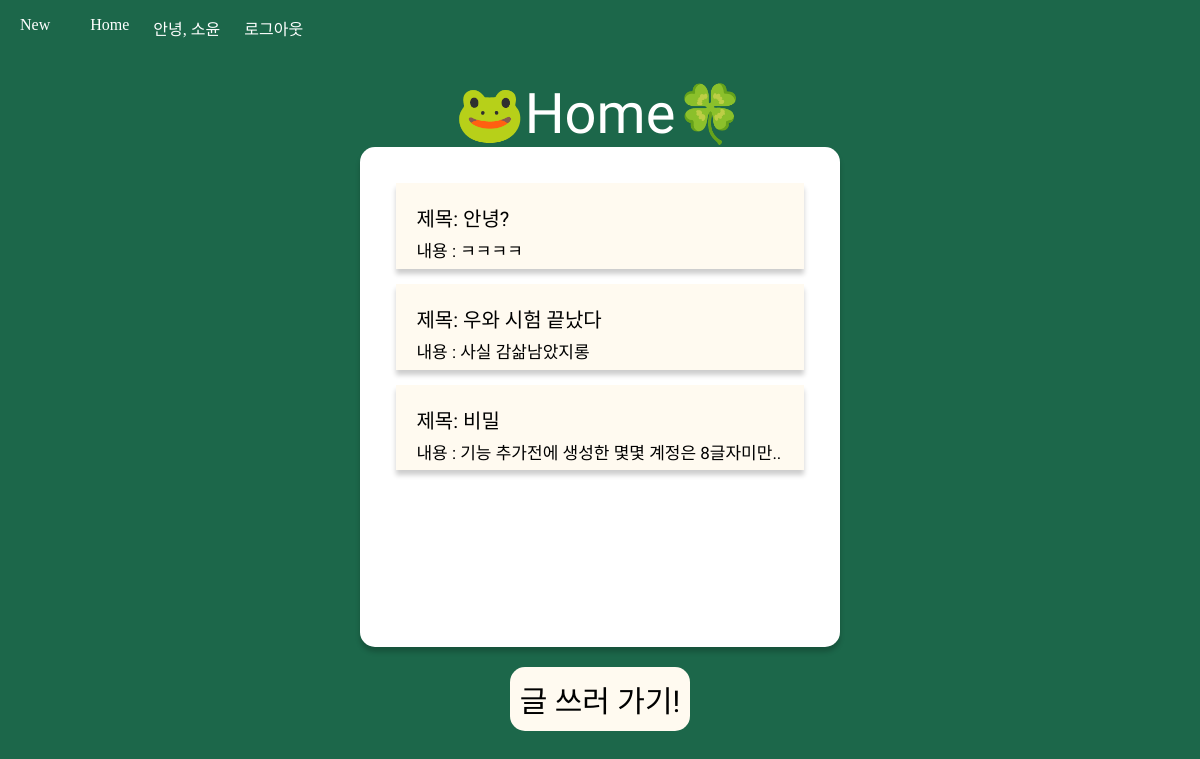
Screenshot of / (signed in) with the database file from the repository.
### app/models.py (models this page shows, shortened)
class Post(models.Model):
   title = models.CharField(max_length=50)
   content = models.TextField()
   author = models.ForeignKey(User, on_delete=models.CASCADE, related_name='posts', default=1)
   last_viewed = models.DateTimeField(auto_now_add=True)

### app/views.py (the view)
# urls.py: 2. Add a URL to urlpatterns:  path('', views.home, name='home')
def home(request):
   posts = Post.objects.all()
   return render(request, 'home.html', {'posts':posts})

### app/templates/home.html
{% extends 'base.html' %} {% block title %} 🐸Home🍀 {% endblock %} {% block css %}
{% load static %}
<link rel="stylesheet" type="text/css" href="{% static 'home.css' %}" />
{% endblock %} {% block content %}
<div class="posts_box">
  {% for post in posts %}
  <a href="{% url 'detail' post.pk %}">
    <div class="post_wrapper">
      <div class="post_title">제목: {{post.title}}</div>
      <div class="post_content">내용 : {{post.content}}</div>
    </div>
  </a>
  {% endfor %}
</div>
<a id="post-button" href="{% url 'new' %}">글 쓰러 가기!</a>
{% endblock %}

### app/templates/base.html (shortened to what this page needs)
<!DOCTYPE html>
{% load account socialaccount %}
<html lang="en">
  <head>
    {% load static %}
    <link rel="stylesheet" type="text/css" href="{% static 'base.css' %}" />
    {% block css %} {% endblock css %}
  </head>
  <body>
    <nav id="navbar">
      <ul class="navbar__menu">
        <li class="navbar__menu__item">
          <a href="{% url 'new' %}">New</a>
        </li>
        <li class="navbar__menu__item">
          <a href="{% url 'home' %}">Home</a>
        </li>
        {% if user.is_authenticated %}
        <span class="navbar__menu__item">안녕, {{user.username}}</span>
        <li class="navbar__menu__item">
          <a href="{% url 'logout'%}">로그아웃</a>
        </li>
        {% endif %}
      </ul>
    </nav>
    <div class="title">{% block title %} {% endblock title %}</div>
    <div class="container">{% block content %} {% endblock content %}</div>
  </body>
</html>

### app/static/base.css (style rules this page uses)
:root { --color-white: #ffffff; --color-dark-grey: #8f8f8f; --color-light-grey: #ebebeb; --color-blue: #668efd; --color-black: #ffffff; --font-large: 48px; --font-medium: 28px; --font-regular: 18px; --font-small: 16px; --font-micro: 14px; --weight-bold: 700; --weight-semi-bold: 500; --weight-regular: 400; --size-border-radius: 4px; }
body { margin: 0; width: 100%; background-color: rgb(0, 0, 0); }
.title { text-align: center; margin-top: 25px; font-size: 3.5rem; color: #ffffff; font-family: "Koulen", cursive; }
.container { width: 100%; display: flex; justify-content: center; }
a { text-decoration: none; color: var(--color-black); }
ul { list-style: none; padding-left: 0; }
#navbar { width: 100%; display: flex; justify-content: space-between; align-items: center; transition: all 300ms ease-in-out; z-index: 1; color: #ffffff; }
.navbar__menu { display: flex; padding-left: 0; }
.navbar__menu .navbar__menu__item { margin: 0 4px; cursor: pointer; color: #ffffff; }
.navbar__menu .navbar__menu__item a { padding: 8px 16px; }

### app/static/home.css (style rules this page uses)
body { margin:0; width: 100%; background-color:rgb(28, 103, 74); }
.title { text-align:center; margin-top:25px; font-size:3.5rem; color:#ffffff; font-family: 'Koulen', cursive; }
.container { width:100%; display:flex; justify-content: center; flex-direction:column; align-items:center; }
.posts_box { background-color:rgb(255, 255, 255); width:40%; box-sizing:border-box; height:500px; border-radius:15px; box-shadow:0 5px 5px 0 rgba(0, 0, 0, 0.2); padding:3%; }
.posts_box > a { color:black; text-decoration: none; width:80%; margin-bottom:5px; }
.post_wrapper { background-color:floralwhite; box-shadow:0 5px 5px 0 rgba(0, 0, 0, 0.2); padding:5%; font-family: 'Jua', sans-serif; font-size:20px; height:45px; margin-bottom:15px; }
.post_title { font-weight:300; margin-bottom:5px; }
.post_content { font-size:17px; }
#post-button { margin-top:20px; text-decoration: none; color:black; font-family: 'Jua', sans-serif; font-size:30px; background-color:floralwhite; padding:10px; border-radius:15px; }

### rows the page displays
Post: title "안녕?", content "ㅋㅋㅋㅋ"
Post: title "우와 시험 끝났다", content "사실 감삶남았지롱"
Post: title "비밀", content "기능 추가전에 생성한 몇몇 계정은 8글자미만.."

### other values shown
{{ user.username }} "소윤"
